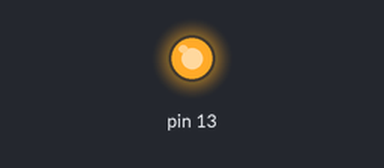
Bench run of a sketch on a simulated Arduino Uno, built with avr-gcc and run on an emulated ATmega328P. Parts: output pins drawn as LEDs (lit = HIGH).

Above: at 0.2 s.
At 6.2 s:
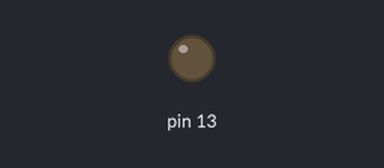
Timing chart, 0 to 10.7 s (numbered marks = the images above):
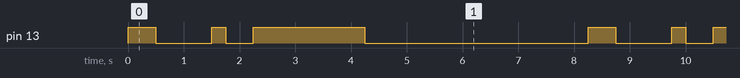

The sketch:

OscilloscopeTest.ino
```cpp
// Assignment 2
// week 3
// DIY projects

/* Main.ino file generated by New Project wizard
 *
 * Created:   Thu Sep 5 2013
 * Processor: ATmega328P
 * Compiler:  Arduino AVR
 */

void setup()
 {
   pinMode(13,OUTPUT);
   Serial.begin(9600);
 }

void loop()
 {
 digitalWrite(13,HIGH);
 delay(500);
 digitalWrite(13,LOW);
 delay(1000);

 digitalWrite(13,HIGH);
 delay(250);
 digitalWrite(13,LOW);
 delay(500);

 digitalWrite(13,HIGH);
 delay(2000);
 digitalWrite(13,LOW);
 delay(4000);


 }
```

Measured:
- by itself, pin 13: repeats every 8.3 s: LOW 1.0 s, HIGH 0.25 s, LOW 0.50 s, HIGH 2.0 s, LOW 4.0 s, HIGH 0.50 s
- by itself, everything shown: repeats every 8.3 s, in 6 steps
